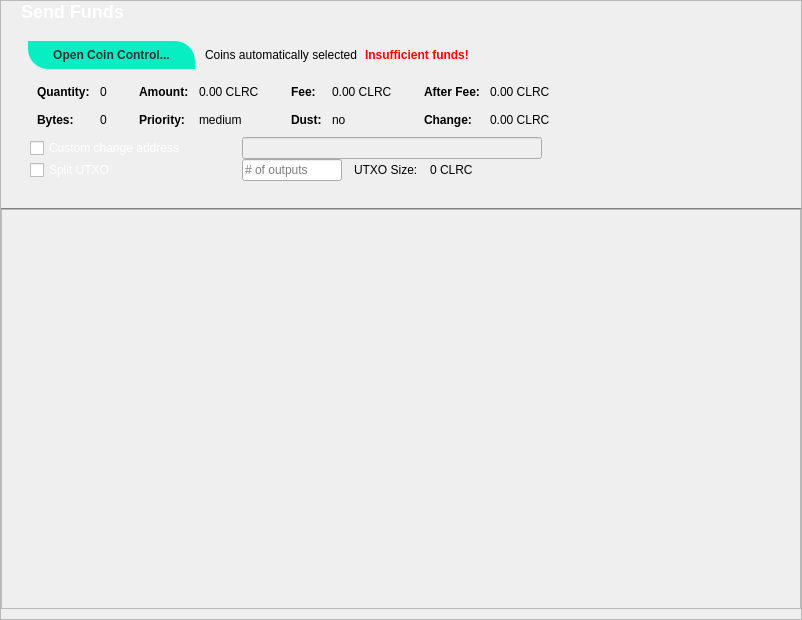
           <widget class="QFrame" name="frameCoinControl">
            <property name="sizePolicy">
             <sizepolicy hsizetype="Expanding" vsizetype="Expanding">
              <horstretch>0</horstretch>
              <verstretch>0</verstretch>
             </sizepolicy>
            </property>
            <property name="maximumSize">
             <size>
              <width>16777215</width>
              <height>16777215</height>
             </size>
            </property>
            <property name="frameShape">
             <enum>QFrame::StyledPanel</enum>
            </property>
            <property name="frameShadow">
             <enum>QFrame::Sunken</enum>
            </property>
            <layout class="QVBoxLayout" name="verticalLayoutCoinControl2">
             <property name="spacing">
              <number>0</number>
             </property>
             <property name="leftMargin">
              <number>0</number>
             </property>
             <property name="topMargin">
              <number>0</number>
             </property>
             <property name="rightMargin">
              <number>0</number>
             </property>
             <property name="bottomMargin">
              <number>0</number>
             </property>
             <item>
              <widget class="QFrame" name="frameCoinControl_BG">
               <layout class="QVBoxLayout" name="verticalLayoutCoinControl" stretch="0,0,0,0,0,0,0,0">
                <property name="spacing">
                 <number>0</number>
                </property>
                <property name="leftMargin">
                 <number>0</number>
                </property>
                <property name="topMargin">
                 <number>0</number>
                </property>
                <property name="rightMargin">
                 <number>0</number>
                </property>
                <property name="bottomMargin">
                 <number>10</number>
                </property>
                <item>
                 <widget class="QLabel" name="label_4">
                  <property name="styleSheet">
                   <string notr="true">color:white; font-size:18px; font-weight:bold;</string>
                  </property>
                  <property name="text">
                   <string>Send Funds</string>
                  </property>
                  <property name="margin">
                   <number>4</number>
                  </property>
                  <property name="indent">
                   <number>20</number>
                  </property>
                 </widget>
                </item>
                <item>
                 <layout class="QHBoxLayout" name="horizontalLayoutCoinControl2" stretch="0,0,0,0">
                  <property name="spacing">
                   <number>8</number>
                  </property>
                  <property name="leftMargin">
                   <number>25</number>
                  </property>
                  <property name="topMargin">
                   <number>17</number>
                  </property>
                  <property name="bottomMargin">
                   <number>10</number>
                  </property>
                  <item>
                   <widget class="QPushButton" name="pushButtonCoinControl">
                    <property name="styleSheet">
                     <string notr="true"> .QPushButton {
  background-color: #08EEC3;
	border: 0;
	color:#333;
	font-size:12px;
	font-weight:bold;
	padding-left:25px;
	padding-right:25px;
	padding-top:1px;
	padding-bottom:1px;
	height: 26px;
	margin: 2px;
	border-top-right-radius: 20px;
	border-bottom-left-radius: 20px;
}


 .QPushButton:hover {
background-color: #07BC9C;
}

 .QPushButton:pressed{
background-color: #09D9B7;
	border:1px solid #333333;
}
</string>
                    </property>
                    <property name="text">
                     <string>Open Coin Control...</string>
                    </property>
                    <property name="autoDefault">
                     <bool>false</bool>
                    </property>
                   </widget>
                  </item>
                  <item>
                   <widget class="QLabel" name="labelCoinControlAutomaticallySelected">
                    <property name="text">
                     <string>Coins automatically selected</string>
                    </property>
                    <property name="margin">
                     <number>5</number>
                    </property>
                   </widget>
                  </item>
                  <item>
                   <widget class="QLabel" name="labelCoinControlInsuffFunds">
                    <property name="font">
                     <font>
                      <weight>75</weight>
                      <bold>true</bold>
                     </font>
                    </property>
                    <property name="styleSheet">
                     <string notr="true">color:red;font-weight:bold;</string>
                    </property>
                    <property name="text">
                     <string>Insufficient funds!</string>
                    </property>
                    <property name="margin">
                     <number>5</number>
                    </property>
                   </widget>
                  </item>
                  <item>
                   <spacer name="horizontalSpacerCoinControl">
                    <property name="orientation">
                     <enum>Qt::Horizontal</enum>
                    </property>
                    <property name="sizeHint" stdset="0">
                     <size>
                      <width>40</width>
                      <height>1</height>
                     </size>
                    </property>
                   </spacer>
                  </item>
                 </layout>
                </item>
                <item>
                 <widget class="QWidget" name="widgetCoinControl" native="true">
                  <property name="sizePolicy">
                   <sizepolicy hsizetype="Preferred" vsizetype="Preferred">
                    <horstretch>0</horstretch>
                    <verstretch>0</verstretch>
                   </sizepolicy>
                  </property>
                  <property name="minimumSize">
                   <size>
                    <width>0</width>
                    <height>0</height>
                   </size>
                  </property>
                  <property name="styleSheet">
                   <string notr="true"/>
                  </property>
                  <layout class="QHBoxLayout" name="horizontalLayoutCoinControl5">
                   <property name="leftMargin">
                    <number>0</number>
                   </property>
                   <property name="topMargin">
                    <number>0</number>
                   </property>
                   <property name="rightMargin">
                    <number>0</number>
                   </property>
                   <property name="bottomMargin">
                    <number>0</number>
                   </property>
                   <item>
                    <layout class="QHBoxLayout" name="horizontalLayoutCoinControl3" stretch="0,0,0,1">
                     <property name="spacing">
                      <number>20</number>
                     </property>
                     <property name="leftMargin">
                      <number>26</number>
                     </property>
                     <property name="topMargin">
                      <number>0</number>
                     </property>
                     <property name="bottomMargin">
                      <number>10</number>
                     </property>
                     <item>
                      <layout class="QFormLayout" name="formLayoutCoinControl1">
                       <property name="horizontalSpacing">
                        <number>10</number>
                       </property>
                       <property name="verticalSpacing">
                        <number>14</number>
                       </property>
                       <property name="leftMargin">
                        <number>10</number>
                       </property>
                       <property name="topMargin">
                        <number>4</number>
                       </property>
                       <property name="rightMargin">
                        <number>6</number>
                       </property>
                       <item row="0" column="1">
                        <widget class="QLabel" name="labelCoinControlQuantity">
                         <property name="cursor">
                          <cursorShape>IBeamCursor</cursorShape>
                         </property>
                         <property name="contextMenuPolicy">
                          <enum>Qt::ActionsContextMenu</enum>
                         </property>
                         <property name="text">
                          <string notr="true">0</string>
                         </property>
                         <property name="margin">
                          <number>0</number>
                         </property>
                         <property name="textInteractionFlags">
                          <set>Qt::LinksAccessibleByMouse|Qt::TextSelectableByKeyboard|Qt::TextSelectableByMouse</set>
                         </property>
                        </widget>
                       </item>
                       <item row="1" column="0">
                        <widget class="QLabel" name="labelCoinControlBytesText">
                         <property name="font">
                          <font>
                           <weight>75</weight>
                           <bold>true</bold>
                          </font>
                         </property>
                         <property name="text">
                          <string>Bytes:</string>
                         </property>
                        </widget>
                       </item>
                       <item row="1" column="1">
                        <widget class="QLabel" name="labelCoinControlBytes">
                         <property name="cursor">
                          <cursorShape>IBeamCursor</cursorShape>
                         </property>
                         <property name="contextMenuPolicy">
                          <enum>Qt::ActionsContextMenu</enum>
                         </property>
                         <property name="text">
                          <string notr="true">0</string>
                         </property>
                         <property name="textInteractionFlags">
                          <set>Qt::LinksAccessibleByMouse|Qt::TextSelectableByKeyboard|Qt::TextSelectableByMouse</set>
                         </property>
                        </widget>
                       </item>
                       <item row="0" column="0">
                        <widget class="QLabel" name="labelCoinControlQuantityText">
                         <property name="font">
                          <font>
                           <weight>75</weight>
                           <bold>true</bold>
                          </font>
                         </property>
                         <property name="text">
                          <string>Quantity:</string>
                         </property>
                         <property name="margin">
                          <number>0</number>
                         </property>
                        </widget>
                       </item>
                      </layout>
                     </item>
                     <item>
                      <layout class="QFormLayout" name="formLayoutCoinControl2">
                       <property name="horizontalSpacing">
                        <number>10</number>
                       </property>
                       <property name="verticalSpacing">
                        <number>14</number>
                       </property>
                       <property name="leftMargin">
                        <number>6</number>
                       </property>
                       <property name="topMargin">
                        <number>4</number>
                       </property>
                       <property name="rightMargin">
                        <number>6</number>
                       </property>
                       <item row="0" column="0">
                        <widget class="QLabel" name="labelCoinControlAmountText">
                         <property name="font">
                          <font>
                           <weight>75</weight>
                           <bold>true</bold>
                          </font>
                         </property>
                         <property name="text">
                          <string>Amount:</string>
                         </property>
                         <property name="margin">
                          <number>0</number>
                         </property>
                        </widget>
                       </item>
                       <item row="0" column="1">
                        <widget class="QLabel" name="labelCoinControlAmount">
                         <property name="cursor">
                          <cursorShape>IBeamCursor</cursorShape>
                         </property>
                         <property name="contextMenuPolicy">
                          <enum>Qt::ActionsContextMenu</enum>
                         </property>
                         <property name="text">
                          <string notr="true">0.00 CLRC</string>
                         </property>
                         <property name="textInteractionFlags">
                          <set>Qt::LinksAccessibleByMouse|Qt::TextSelectableByKeyboard|Qt::TextSelectableByMouse</set>
                         </property>
                        </widget>
                       </item>
                       <item row="1" column="0">
                        <widget class="QLabel" name="labelCoinControlPriorityText">
                         <property name="font">
                          <font>
                           <weight>75</weight>
                           <bold>true</bold>
                          </font>
                         </property>
                         <property name="text">
                          <string>Priority:</string>
                         </property>
                        </widget>
                       </item>
                       <item row="1" column="1">
                        <widget class="QLabel" name="labelCoinControlPriority">
                         <property name="cursor">
                          <cursorShape>IBeamCursor</cursorShape>
                         </property>
                         <property name="contextMenuPolicy">
                          <enum>Qt::ActionsContextMenu</enum>
                         </property>
                         <property name="text">
                          <string>medium</string>
                         </property>
                         <property name="textInteractionFlags">
                          <set>Qt::LinksAccessibleByMouse|Qt::TextSelectableByKeyboard|Qt::TextSelectableByMouse</set>
                         </property>
                        </widget>
                       </item>
                      </layout>
                     </item>
                     <item>
                      <layout class="QFormLayout" name="formLayoutCoinControl3">
                       <property name="horizontalSpacing">
                        <number>10</number>
                       </property>
                       <property name="verticalSpacing">
                        <number>14</number>
                       </property>
                       <property name="leftMargin">
                        <number>6</number>
                       </property>
                       <property name="topMargin">
                        <number>4</number>
                       </property>
                       <property name="rightMargin">
                        <number>6</number>
                       </property>
                       <item row="0" column="0">
                        <widget class="QLabel" name="labelCoinControlFeeText">
                         <property name="font">
                          <font>
                           <weight>75</weight>
                           <bold>true</bold>
                          </font>
                         </property>
                         <property name="text">
                          <string>Fee:</string>
                         </property>
                         <property name="margin">
                          <number>0</number>
                         </property>
                        </widget>
                       </item>
                       <item row="0" column="1">
                        <widget class="QLabel" name="labelCoinControlFee">
                         <property name="cursor">
                          <cursorShape>IBeamCursor</cursorShape>
                         </property>
                         <property name="contextMenuPolicy">
                          <enum>Qt::ActionsContextMenu</enum>
                         </property>
                         <property name="text">
                          <string notr="true">0.00 CLRC</string>
                         </property>
                         <property name="textInteractionFlags">
                          <set>Qt::LinksAccessibleByMouse|Qt::TextSelectableByKeyboard|Qt::TextSelectableByMouse</set>
                         </property>
                        </widget>
                       </item>
                       <item row="1" column="0">
                        <widget class="QLabel" name="labelCoinControlLowOutputText">
                         <property name="font">
                          <font>
                           <weight>75</weight>
                           <bold>true</bold>
                          </font>
                         </property>
                         <property name="text">
                          <string>Dust:</string>
                         </property>
                        </widget>
                       </item>
                       <item row="1" column="1">
                        <widget class="QLabel" name="labelCoinControlLowOutput">
                         <property name="cursor">
                          <cursorShape>IBeamCursor</cursorShape>
                         </property>
                         <property name="contextMenuPolicy">
                          <enum>Qt::ActionsContextMenu</enum>
                         </property>
                         <property name="text">
                          <string>no</string>
                         </property>
                         <property name="textInteractionFlags">
                          <set>Qt::LinksAccessibleByMouse|Qt::TextSelectableByKeyboard|Qt::TextSelectableByMouse</set>
                         </property>
                        </widget>
                       </item>
                      </layout>
                     </item>
                     <item>
                      <layout class="QFormLayout" name="formLayoutCoinControl4">
                       <property name="horizontalSpacing">
                        <number>10</number>
                       </property>
                       <property name="verticalSpacing">
                        <number>14</number>
                       </property>
                       <property name="leftMargin">
                        <number>6</number>
                       </property>
                       <property name="topMargin">
                        <number>4</number>
                       </property>
                       <property name="rightMargin">
                        <number>6</number>
                       </property>
                       <item row="0" column="0">
                        <widget class="QLabel" name="labelCoinControlAfterFeeText">
                         <property name="font">
                          <font>
                           <weight>75</weight>
                           <bold>true</bold>
                          </font>
                         </property>
                         <property name="text">
                          <string>After Fee:</string>
                         </property>
                         <property name="margin">
                          <number>0</number>
                         </property>
                        </widget>
                       </item>
                       <item row="0" column="1">
                        <widget class="QLabel" name="labelCoinControlAfterFee">
                         <property name="cursor">
                          <cursorShape>IBeamCursor</cursorShape>
                         </property>
                         <property name="contextMenuPolicy">
                          <enum>Qt::ActionsContextMenu</enum>
                         </property>
                         <property name="text">
                          <string notr="true">0.00 CLRC</string>
                         </property>
                         <property name="textInteractionFlags">
                          <set>Qt::LinksAccessibleByMouse|Qt::TextSelectableByKeyboard|Qt::TextSelectableByMouse</set>
                         </property>
                        </widget>
                       </item>
                       <item row="1" column="0">
                        <widget class="QLabel" name="labelCoinControlChangeText">
                         <property name="font">
                          <font>
                           <weight>75</weight>
                           <bold>true</bold>
                          </font>
                         </property>
                         <property name="text">
                          <string>Change:</string>
                         </property>
                        </widget>
                       </item>
                       <item row="1" column="1">
                        <widget class="QLabel" name="labelCoinControlChange">
                         <property name="cursor">
                          <cursorShape>IBeamCursor</cursorShape>
                         </property>
                         <property name="contextMenuPolicy">
                          <enum>Qt::ActionsContextMenu</enum>
                         </property>
                         <property name="text">
                          <string notr="true">0.00 CLRC</string>
                         </property>
                         <property name="textInteractionFlags">
                          <set>Qt::LinksAccessibleByMouse|Qt::TextSelectableByKeyboard|Qt::TextSelectableByMouse</set>
                         </property>
                        </widget>
                       </item>
                      </layout>
                     </item>
                    </layout>
                   </item>
                  </layout>
                 </widget>
                </item>
                <item>
                 <layout class="QHBoxLayout" name="horizontalLayoutCoinControl4">
                  <property name="spacing">
                   <number>12</number>
                  </property>
                  <property name="sizeConstraint">
                   <enum>QLayout::SetDefaultConstraint</enum>
                  </property>
                  <property name="leftMargin">
                   <number>29</number>
                  </property>
                  <property name="topMargin">
                   <number>0</number>
                  </property>
                  <property name="rightMargin">
                   <number>0</number>
                  </property>
                  <item>
                   <widget class="QCheckBox" name="checkBoxCoinControlChange">
                    <property name="sizePolicy">
                     <sizepolicy hsizetype="Preferred" vsizetype="Preferred">
                      <horstretch>0</horstretch>
                      <verstretch>0</verstretch>
                     </sizepolicy>
                    </property>
                    <property name="minimumSize">
                     <size>
                      <width>200</width>
                      <height>0</height>
                     </size>
                    </property>
                    <property name="maximumSize">
                     <size>
                      <width>200</width>
                      <height>16777215</height>
                     </size>
                    </property>
                    <property name="toolTip">
                     <string>If this is activated, but the change address is empty or invalid, change will be sent to a newly generated address.</string>
                    </property>
                    <property name="styleSheet">
                     <string notr="true">color:white;</string>
                    </property>
                    <property name="text">
                     <string>Custom change address</string>
                    </property>
                   </widget>
                  </item>
                  <item>
                   <widget class="QValidatedLineEdit" name="lineEditCoinControlChange">
                    <property name="enabled">
                     <bool>false</bool>
                    </property>
                    <property name="sizePolicy">
                     <sizepolicy hsizetype="Preferred" vsizetype="Preferred">
                      <horstretch>0</horstretch>
                      <verstretch>0</verstretch>
                     </sizepolicy>
                    </property>
                    <property name="minimumSize">
                     <size>
                      <width>300</width>
                      <height>0</height>
                     </size>
                    </property>
                   </widget>
                  </item>
                  <item>
                   <widget class="QLabel" name="labelCoinControlChangeLabel">
                    <property name="sizePolicy">
                     <sizepolicy hsizetype="Preferred" vsizetype="Preferred">
                      <horstretch>0</horstretch>
                      <verstretch>0</verstretch>
                     </sizepolicy>
                    </property>
                    <property name="minimumSize">
                     <size>
                      <width>100</width>
                      <height>0</height>
                     </size>
                    </property>
                    <property name="text">
                     <string/>
                    </property>
                    <property name="margin">
                     <number>3</number>
                    </property>
                   </widget>
                  </item>
                 </layout>
                </item>
                <item>
                 <layout class="QHBoxLayout" name="horizontalLayoutCoinControl6">
                  <property name="spacing">
                   <number>12</number>
                  </property>
                  <property name="leftMargin">
                   <number>29</number>
                  </property>
                  <property name="rightMargin">
                   <number>0</number>
                  </property>
                  <property name="bottomMargin">
                   <number>26</number>
                  </property>
                  <item>
                   <widget class="QCheckBox" name="splitBlockCheckBox">
                    <property name="sizePolicy">
                     <sizepolicy hsizetype="Preferred" vsizetype="Preferred">
                      <horstretch>0</horstretch>
                      <verstretch>0</verstretch>
                     </sizepolicy>
                    </property>
                    <property name="minimumSize">
                     <size>
                      <width>200</width>
                      <height>0</height>
                     </size>
                    </property>
                    <property name="maximumSize">
                     <size>
                      <width>200</width>
                      <height>16777215</height>
                     </size>
                    </property>
                    <property name="styleSheet">
                     <string notr="true">color:white;</string>
                    </property>
                    <property name="text">
                     <string>Split UTXO</string>
                    </property>
                   </widget>
                  </item>
                  <item>
                   <widget class="QLineEdit" name="splitBlockLineEdit">
                    <property name="sizePolicy">
                     <sizepolicy hsizetype="Preferred" vsizetype="Preferred">
                      <horstretch>50</horstretch>
                      <verstretch>0</verstretch>
                     </sizepolicy>
                    </property>
                    <property name="minimumSize">
                     <size>
                      <width>100</width>
                      <height>0</height>
                     </size>
                    </property>
                    <property name="maximumSize">
                     <size>
                      <width>100</width>
                      <height>16777215</height>
                     </size>
                    </property>
                    <property name="placeholderText">
                     <string># of outputs</string>
                    </property>
                   </widget>
                  </item>
                  <item>
                   <widget class="QLabel" name="labelBlockSizeText">
                    <property name="text">
                     <string>UTXO Size:</string>
                    </property>
                   </widget>
                  </item>
                  <item>
                   <widget class="QLabel" name="labelBlockSize">
                    <property name="text">
                     <string>0 CLRC</string>
                    </property>
                   </widget>
                  </item>
                  <item>
                   <spacer name="horizontalSpacer_7">
                    <property name="orientation">
                     <enum>Qt::Horizontal</enum>
                    </property>
                    <property name="sizeHint" stdset="0">
                     <size>
                      <width>40</width>
                      <height>20</height>
                     </size>
                    </property>
                   </spacer>
                  </item>
                 </layout>
                </item>
                <item>
                 <spacer name="verticalSpacerCoinControl">
                  <property name="orientation">
                   <enum>Qt::Vertical</enum>
                  </property>
                  <property name="sizeHint" stdset="0">
                   <size>
                    <width>800</width>
                    <height>1</height>
                   </size>
                  </property>
                 </spacer>
                </item>
                <item>
                 <widget class="Line" name="line">
                  <property name="minimumSize">
                   <size>
                    <width>0</width>
                    <height>1</height>
                   </size>
                  </property>
                  <property name="maximumSize">
                   <size>
                    <width>16777215</width>
                    <height>1</height>
                   </size>
                  </property>
                  <property name="styleSheet">
                   <string notr="true">border:1px solid #808181;
</string>
                  </property>
                  <property name="orientation">
                   <enum>Qt::Horizontal</enum>
                  </property>
                 </widget>
                </item>
                <item>
                 <widget class="QScrollArea" name="scrollArea">
                  <property name="minimumSize">
                   <size>
                    <width>0</width>
                    <height>400</height>
                   </size>
                  </property>
                  <property name="styleSheet">
                   <string notr="true"/>
                  </property>
                  <property name="widgetResizable">
                   <bool>true</bool>
                  </property>
                  <widget class="QWidget" name="scrollAreaWidgetContents">
                   <property name="geometry">
                    <rect>
                     <x>0</x>
                     <y>0</y>
                     <width>682</width>
                     <height>598</height>
                    </rect>
                   </property>
                   <layout class="QVBoxLayout" name="verticalLayout_2" stretch="0,1">
                    <property name="leftMargin">
                     <number>0</number>
                    </property>
                    <property name="topMargin">
                     <number>0</number>
                    </property>
                    <property name="rightMargin">
                     <number>0</number>
                    </property>
                    <property name="bottomMargin">
                     <number>0</number>
                    </property>
                    <item>
                     <layout class="QVBoxLayout" name="entries">
                      <property name="spacing">
                       <number>6</number>
                      </property>
                     </layout>
                    </item>
                    <item>
                     <spacer name="verticalSpacer">
                      <property name="orientation">
                       <enum>Qt::Vertical</enum>
                      </property>
                      <property name="sizeHint" stdset="0">
                       <size>
                        <width>20</width>
                        <height>40</height>
                       </size>
                      </property>
                     </spacer>
                    </item>
                   </layout>
                  </widget>
                 </widget>
                </item>
               </layout>
              </widget>
             </item>
            </layout>
           </widget>
